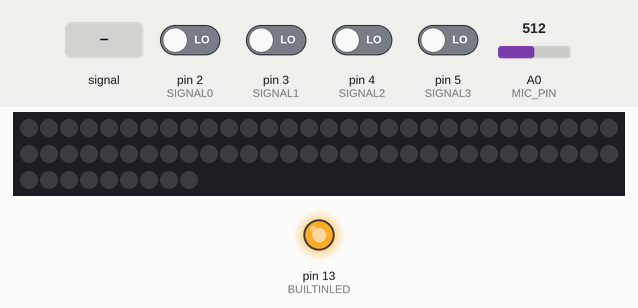
Simulated run of this sketch. Board: Arduino Uno, built with avr-gcc and run on an emulated ATmega328P. Parts: 69 RGB LEDs in strip order, left to right, continuing on the next row, output pins drawn as LEDs (lit = HIGH). Inputs (shaded band) come from the test bench; at power-on: pin 2 (SIGNAL0), pin 3 (SIGNAL1), pin 4 (SIGNAL2), pin 5 (SIGNAL3) LOW, A0 (MIC_PIN) = 512. Dim RGB values are drawn brighter than linear.

Above: at 1.2 s.
1.3 s: pin 2 (SIGNAL0) driven HIGH
At 2.5 s:
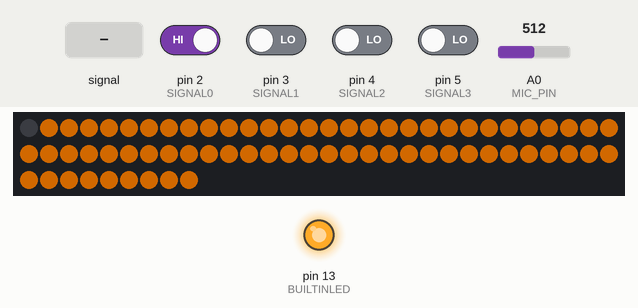
2.8 s: pin 3 (SIGNAL1) driven HIGH
At 5.6 s:
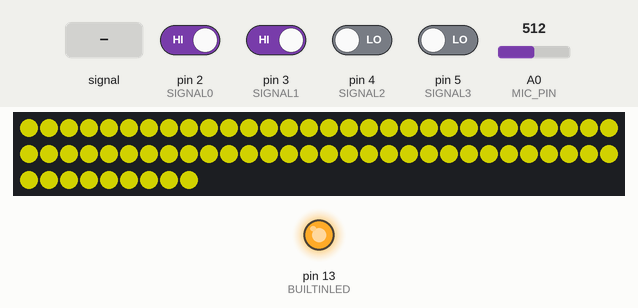
5.8 s: pin 4 (SIGNAL2) driven HIGH and pin 5 (SIGNAL3) driven HIGH
8.8 s: A0 (MIC_PIN) fed a 50 Hz sine of ±306 counts around its level
At 10.8 s:
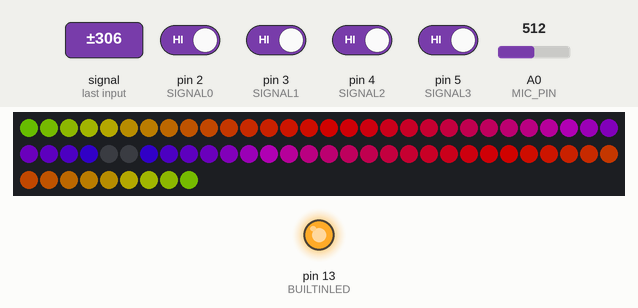
11.8 s: A0 (MIC_PIN) set to 716
14.3 s: pin 4 (SIGNAL2) driven LOW
At 15.5 s:
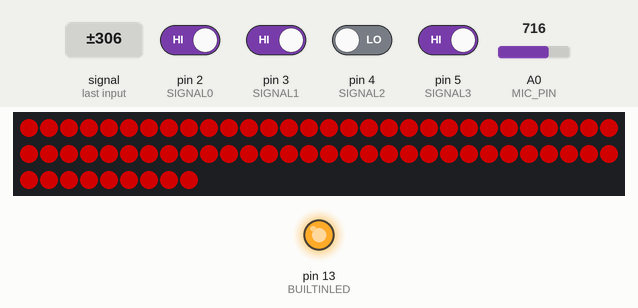
Timing chart, 0 to 16.8 s (numbered marks = the images above; inputs shaded):
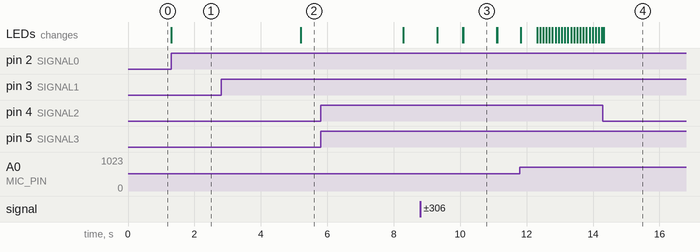

Measured:
- after the input at 1.3 s, the LEDs: change at once (image 1)
- after the input at 2.8 s, the LEDs: change after 2.4 s (image 2)
- after the input at 8.8 s, the LEDs: change after 0.50 s (image 3)
- after the input at 14.3 s, the LEDs: change at once (image 4)
- what the display in image 3 shows lasts 1.0 s, from 10.1 s to 11.1 s

The sketch:

DeepSpace2019Full.ino
```cpp
/*
   DeepSpace FIRST Robotics Competition (2019)
   Team 1939 Barstow Kuhnigits Lighting Program
   Lancelot

   Hardware configuration leverages an Arduino microcontroller and a microphone.
   Commands are sent to the via four digital signal pins from the a National Instruments
   RoboRIO controller.  This provides sixteen different program settings.
*/

#include <Adafruit_NeoPixel.h>
// Implementation specific settings

#include <math.h>

// Neopixel Defines

// Microphone Defines

#define MIC_PIN         A0  // Microphone is attached to this analog pin (A4 for circuit playground)
#define SAMPLE_WINDOW   10  // Sample window for average level
#define PEAK_HANG       24  // Time of pause before peak dot falls
#define PEAK_FALL        4  // Rate of falling peak dot
#define INPUT_FLOOR     34  // Lower range of analogRead input
#define INPUT_CEILING  150  // Max range of analogRead input, the lower the value the more sensitive (1023 = max)


#define SIGNAL0        2  // Pin used for first (least significant) command bit
#define SIGNAL1        3  // Pin used for second command bit
#define SIGNAL2        4  // Pin used for third command bit
#define SIGNAL3        5  // Pin used for last (most significant) command bit
#define BUILTINLED    13  // Pin assigned to the built-in LED on the Teensy
#define PIN            6  // Pin to use to talk to the NeoPixel Strip

#define BRIGHTNESS   120  // Default brightness level
#define FULLBRIGHT   255  // Full on

#define NUMPIXELS_RIGHT 34
#define NUMPIXELS_LEFT 35
#define NUMPIXELS     69// Number of pixels in strip
#define FLASHDELAY   200  // Time width of flash (on and off time equal)

// Color definitions RGB strand (as opposed to RGBW strands)
//
// These values are in hex with three two-byte groups, i.e. 0xAABBCC where 'AA', 'BB', and 'CC' are
// each color value ranging from 0x00 to 0xFF.  Note that the "0x" prefix tells the compiler that
// what follows is a number in hexadecimal format.
//
// TODO:  The strand is really GRB, not RGB.  So, these definitions may in fact be incorrect and
//        need to be adjusted.  They may have looked okay at Sedalia because we were only using
//        two and the pin logic is backwards.  It will become apparent as more states are played with

#define COLOR_BLACK  0x000000
#define COLOR_RED    0xFF0000
#define COLOR_ORANGE 0xFF7F00
#define COLOR_YELLOW 0xFFFF00
#define COLOR_GREEN  0x00FF00
#define COLOR_BLUE   0x0000FF
#define COLOR_INDIGO 0x4B0082
#define COLOR_VIOLET 0xEE82EE
#define COLOR_PINK   0xFFCCCC
#define COLOR_WHITE  0xFFFFFF

uint32_t colors[] = {
  COLOR_RED,
  COLOR_ORANGE,
  COLOR_YELLOW,
  COLOR_GREEN,
  COLOR_BLUE,
  COLOR_INDIGO,
  COLOR_VIOLET
};

// Variables

bool     sPin1;          // Boolean values for pin settings
bool     sPin2;
bool     sPin3;
bool     sPin4;

// Initialize globals

byte         peak         = 16;  // Peak level of column; used for falling dots
byte         dotCount     =  0;  // Frame counter for peak dot
byte         dotHangCount =  0;  // Frame counter for holding peak dot
unsigned int sample;

// Initialize NeoPixel Library

// Parameter 1 = number of pixels in strip
// Parameter 2 = Arduino pin number (most are valid)
// Parameter 3 = pixel type flags, add together as needed:
//   NEO_KHZ800  800 KHz bitstream (most NeoPixel products w/WS2812 LEDs)
//   NEO_KHZ400  400 KHz (classic 'v1' (not v2) FLORA pixels, WS2811 drivers)
//   NEO_GRB     Pixels are wired for GRB bitstream (most NeoPixel products)
//   NEO_RGB     Pixels are wired for RGB bitstream (v1 FLORA pixels, not v2)
//   NEO_RGBW    Pixels are wired for RGBW bitstream (NeoPixel RGBW products)

Adafruit_NeoPixel pixels = Adafruit_NeoPixel(NUMPIXELS, PIN, NEO_GRB + NEO_KHZ800);

// setup() - Arduino Setup (this function runs one time when the Arduino is either powered on or reset)

void setup() {

  // Tell the Arduino which pins are outputs and which are inputs
  // (The Neopixel library takes care of the Neopixel pin)

  pinMode(BUILTINLED, OUTPUT);
  pinMode(SIGNAL0,    INPUT);
  pinMode(SIGNAL1,    INPUT);
  pinMode(SIGNAL2,    INPUT);
  pinMode(SIGNAL3,    INPUT);

  // Configure the Neopixel

  pixels.setBrightness(BRIGHTNESS);
  pixels.begin();
  pixels.show(); // Initializes all pixels to 'off'

  // Turn on the Arduino's lights so we know the Arduino is functional

  digitalWrite(BUILTINLED, HIGH);

}

/*
   setAPixel() - Set pixel command

   Note:  This is an overloaded function (look up function overloading).  You can call it with two
          parameters (pixel number and color) or you can call it with three parameteres (pixel number,
          color, and brightness).  If you call it with only two, the default value in the BRIGHTNESS
          constant is used.
*/
//


void setAPixel(uint16_t pixel, uint32_t color) {

  setAPixel(pixel, color, BRIGHTNESS);

}

int getPixelNum(int pixel) {
  int num = abs(pixel - NUMPIXELS);
  return num;
}

void setAPixel(uint16_t pixel, uint32_t color, uint8_t level) {
  pixels.setBrightness(BRIGHTNESS);
  pixels.setPixelColor(pixel, color);
}

// setPixelRange() - Set a range of pixels

void setPixelRange(uint32_t color, uint8_t first, uint8_t last) {
  for (int pixel = first; pixel < last; pixel++)
    setAPixel(pixel, color);
}

//setPixel() - Sets an individual pixel using RGB

void setPixel(int Pixel, byte red, byte green, byte blue) {
#ifdef ADAFRUIT_NEOPIXEL_H
  // NeoPixel
  pixels.setPixelColor(Pixel, pixels.Color(red, green, blue));
#endif
}

// loop() - An infinite loop that the Arduino runs over and over again as fast as it can

void loop() {
  boolean enabledSound = true;

  // Read signal pins on the digital port
  //
  // NOTE:  Using boolean variables (sPin1 to sPin4) really are not needed in code this simple.
  //        The reason for them is to make the if-elseif-else chain of if statements needed to
  //        support 16 different states.

  sPin1 = digitalRead(SIGNAL0) == HIGH;
  sPin2 = digitalRead(SIGNAL1) == HIGH;
  sPin3 = digitalRead(SIGNAL2) == HIGH;
  sPin4 = digitalRead(SIGNAL3) == HIGH;

  // This is where the seriese of if-elseif-else code goes to 'decode' the different combinations
  // of the four pin states to pick the color programs.
  //
  // NOTE:  For this simple code, we simply run the color program directly.  In a more complex
  //        program that has special effects what we should have are calls to functions where
  //        each function is the desired effect.

  if (sPin1 && sPin2 && sPin3 && sPin4) {
    if (enabledSound) {
      int           numPixels = 34;         // Number of pixels on one side
      unsigned long startMillis = millis(); // Start of sample window
      float         peakToPeak = 0;         // peak-to-peak level
      unsigned int  signalMax = 0;
      unsigned int  signalMin = 1023;
      unsigned int  c, y;

      // collect data for length of sample window (in mS)
      while (millis() - startMillis < SAMPLE_WINDOW) {

        sample = analogRead(MIC_PIN);
        if (sample >= 1024) { // toss out spurious readings
          continue;
        }

        if (sample > signalMax) {
          signalMax = sample;  // save just the max levels
        } else if (sample < signalMin) {
          signalMin = sample;  // save just the min levels
        }
      }
      peakToPeak = signalMax - signalMin;  // max - min = peak-peak amplitude

      //Fill the strip with rainbow gradient
      for (int i = 0; i <= numPixels - 1; i++) {
        setBothSides(i, Wheel(map(i, 0, numPixels - 1, 30, 150)));
      }

      //Scale the input logarithmically instead of linearly
      c = fscale(INPUT_FLOOR, INPUT_CEILING, numPixels, 0, peakToPeak, 2);

      // Turn off pixels that are below volume threshold.
      if (c < peak) {
        peak = c;          // Keep dot on top
        dotHangCount = 0;  // make the dot hang before falling
      }

      // Fill partial column with off pixels
      if (c <= numPixels) {
        drawLine(numPixels, numPixels - c, pixels.Color(0, 0, 0));
      }

      // Set the peak dot to match the rainbow gradient
      y = numPixels - peak;
      setBothSides(y - 1, Wheel(map(y, 0, numPixels - 1, 30, 150)));
      pixels.show();

      // Frame based peak dot animation
      if (dotHangCount > PEAK_HANG) { //Peak pause length
        if (++dotCount >= PEAK_FALL) { //Fall rate
          peak++;
          dotCount = 0;
        }
      } else {
        dotHangCount++;
      }
    } else {
       //rainbowCycle(50);
        rainbow();
    }


  } else if (sPin1 && sPin2 && sPin3 && !sPin4) {
    setPixelRange(COLOR_GREEN, 0, NUMPIXELS);
  } else if (sPin1 && sPin2 && !sPin3 && sPin4) {
    setPixelRange(COLOR_RED, 0, NUMPIXELS);
  } else if (sPin1 && !sPin2 && sPin3 && sPin4) {
    Strobe(COLOR_ORANGE, 100, 10, 1000);
  }
  else if (!sPin1 && sPin2 && sPin3 && sPin4) {
    setPixelRange(COLOR_ORANGE, 0, NUMPIXELS);
  }
  else if (!sPin1 && sPin2 && sPin3 && sPin4) {
    setPixelRange(COLOR_ORANGE, 0, NUMPIXELS);
  }
  else if (sPin1 && sPin2 && !sPin3 && !sPin4) {
    Strobe(COLOR_YELLOW, 100, 10, 1000);
  }
  else if (sPin1 && !sPin2 && !sPin3 && sPin4) {
    setPixelRange(COLOR_YELLOW, 0, NUMPIXELS);
  }
  else if (!sPin1 && !sPin2 && sPin3 && sPin4) {
    RunningLights(COLOR_VIOLET, 50);
  }
  else if (!sPin1 && sPin2 && sPin3 && !sPin4) {
    RunningLights(COLOR_YELLOW, 50);
  }
  else if (sPin1 && !sPin2 && sPin3 && !sPin4) {
    RunningLightsDown(COLOR_YELLOW, 50);
  }
  else if (!sPin1 && sPin2 && !sPin3 && sPin4) {
    RunningLights(COLOR_ORANGE, 50);
  }
  else if (sPin1 && !sPin2 && !sPin3 && !sPin4) {
    RunningLightsDown(COLOR_ORANGE, 50);
  }
  else if (!sPin1 && sPin2 && !sPin3 && !sPin4) {
    setPixelRange(COLOR_BLUE, 0, NUMPIXELS);
  }
  else if (!sPin1 && !sPin2 && sPin3 && !sPin4) {
    Strobe(COLOR_BLUE, 100, 10, 1000);
  }
  else if (!sPin1 && !sPin2 && !sPin3 && sPin4) {
    Strobe(COLOR_PINK, 100, 10, 1000);
  }

  // Display the new pixel settings

  pixels.show();

} // loop()

//showStrip() - Displays pixel color changes.
void showStrip() {
  pixels.show();
}


//RunningLihtsMix() - Running lights method that was given in the library uses a method that requires the input of the multple color channels.

void RunningLightsMix(byte red, byte green, byte blue, int WaveDelay) {
  int Position = 0;

  for (int j = 0; j < NUMPIXELS_LEFT * 2; j++)
  {
    Position++; // = 0; //Position + Rate;
    for (int i = 0; i < NUMPIXELS_LEFT; i++) {
      // sine wave, 3 offset waves make a rainbow!
      //float level = sin(i+Position) * 127 + 128;
      //setPixel(i,level,0,0);
      //float level = sin(i+Position) * 127 + 128;
      // setAPixel(i,COLOR_ORANGE)
      setPixel(i, ((sin(i + Position) * 127 + 128) / 255)*red,
               ((sin(i + Position) * 127 + 128) / 255)*green,
               ((sin(i + Position) * 127 + 128) / 255)*blue);
      setPixel(getPixelNum(i), ((sin(i + Position) * 127 + 128) / 255)*red,
               ((sin(i + Position) * 127 + 128) / 255)*green,
               ((sin(i + Position) * 127 + 128) / 255)*blue);
    }

    pixels.show();
    delay(WaveDelay);
  }
}

// RunningLights() - Same as previous method but does not allow multiple color inputs.

void RunningLights(uint32_t color, int WaveDelay) {
  int Position = 0;

  for (int j = 0; j < NUMPIXELS_LEFT * 2; j++)
  {
    Position++; // = 0; //Position + Rate;
    for (int i = 0; i < NUMPIXELS_LEFT; i++) {

      setAPixel(i, color);
      setAPixel(getPixelNum(i), color);

    }

    pixels.show();
    delay(WaveDelay);
  }
}

// RunningLightDowns() - Same as previous method but in opposite direction - does not allow multiple color inputs.

void RunningLightsDown(uint32_t color, int WaveDelay) {
  int Position = 0;

  for (int j = NUMPIXELS_LEFT * 2; j > 0; j--)
  {
    Position++; // = 0; //Position + Rate;
    for (int i = NUMPIXELS_LEFT; i > 0; i--) {

      setAPixel(i, color);
      setAPixel(getPixelNum(i), color);

    }

    pixels.show();
    delay(WaveDelay);
  }
}

//Strobe() - A Strobe method that sets the lights to flash.

void Strobe(uint32_t color, int StrobeCount, int FlashDelay, int EndPause) {
  for (int j = 0; j < StrobeCount; j++) {
    setPixelRange(color, 0, NUMPIXELS);
    showStrip();
    delay(FlashDelay);
    setPixelRange(0, 0, NUMPIXELS);
    showStrip();
    delay(FlashDelay);
  }

  delay(EndPause);
}

//setBothSides() - Sets both sides of the strip to the same value.
void setBothSides(uint16_t pixel, uint32_t color) {
  setAPixel(pixel, color);
  setAPixel(NUMPIXELS - pixel, color);
}

//drawLine() - Used to draw a line between two points of a given color
void drawLine(uint8_t from, uint8_t to, uint32_t c) {
  uint8_t fromTemp;
  if (from > to) {
    fromTemp = from;
    from = to;
    to = fromTemp;
  }
  for (int i = from; i <= to; i++) {
    setBothSides(i, c);
  }
}

// rainbow() - Last years method of creating a rainbow value for the lights -- the 8 was added previously was pixelState
void rainbow() {
  for (int pixel = 0; pixel < NUMPIXELS; pixel++)
    setAPixel(pixel, colors[(int)((float)pixel + 8 / 7.25) % 7 ]);
}


void rainbowCycle(int SpeedDelay) {
  byte *c;
  uint16_t i, j;

  for (j = 0; j < 256 * 5; j++) { // 5 cycles of all colors on wheel
    for (i = 0; i < NUMPIXELS_LEFT; i++) {
      c = WheelRain(((i * 256 / NUMPIXELS_LEFT) + j) & 255);
      setPixel(i, *c, *(c + 1), *(c + 2));
      setPixel(getPixelNum(i), *c, *(c + 1), *(c + 2));
    }
    showStrip();
    delay(SpeedDelay);
  }
}

byte * WheelRain(byte WheelPos) {
  static byte c[3];

  if (WheelPos < 85) {
    c[0] = WheelPos * 3;
    c[1] = 255 - WheelPos * 3;
    c[2] = 0;
  } else if (WheelPos < 170) {
    WheelPos -= 85;
    c[0] = 255 - WheelPos * 3;
    c[1] = 0;
    c[2] = WheelPos * 3;
  } else {
    WheelPos -= 170;
    c[0] = 0;
    c[1] = WheelPos * 3;
    c[2] = 255 - WheelPos * 3;
  }

  return c;
}

// Scale the microphone signal level
// Includes converting it from exponential levels to linear
// Based on the vumeter code sample for Adafruit Circuitplayground
float fscale( float originalMin, float originalMax, float newBegin, float newEnd, float inputValue, float curve) {

  float OriginalRange = 0;
  float NewRange = 0;
  float zeroRefCurVal = 0;
  float normalizedCurVal = 0;
  float rangedValue = 0;
  boolean invFlag = 0;

  // condition curve parameter
  // limit range

  if (curve > 10) curve = 10;
  if (curve < -10) curve = -10;

  curve = (curve * -.1) ; // - invert and scale - this seems more intuitive - postive numbers give more weight to high end on output
  curve = pow(10, curve); // convert linear scale into lograthimic exponent for other pow function

  // Check for out of range inputValues
  if (inputValue < originalMin) {
    inputValue = originalMin;
  }

  if (inputValue > originalMax) {
    inputValue = originalMax;
  }

  // Zero Refference the values
  OriginalRange = originalMax - originalMin;

  if (newEnd > newBegin) {
    NewRange = newEnd - newBegin;
  } else {
    NewRange = newBegin - newEnd;
    invFlag = 1;
  }

  zeroRefCurVal = inputValue - originalMin;
  normalizedCurVal  =  zeroRefCurVal / OriginalRange;   // normalize to 0 - 1 float

  // Check for originalMin > originalMax  - the math for all other cases i.e. negative numbers seems to work out fine
  if (originalMin > originalMax ) {
    return 0;
  }

  if (invFlag == 0) {
    return  (pow(normalizedCurVal, curve) * NewRange) + newBegin;
  }

  // invert the ranges
  return newBegin - (pow(normalizedCurVal, curve) * NewRange);
}

// Input a value 0 to 255 to get a color value.
// The colours are a transition r - g - b - back to r.
uint32_t Wheel(byte WheelPos) {

  if (WheelPos < 85) {
    return pixels.Color(WheelPos * 3, 255 - WheelPos * 3, 0);
  }

  if (WheelPos < 170) {
    WheelPos -= 85;
    return pixels.Color(255 - WheelPos * 3, 0, WheelPos * 3);
  }

  WheelPos -= 170;
  return pixels.Color(0, WheelPos * 3, 255 - WheelPos * 3);
}
```
